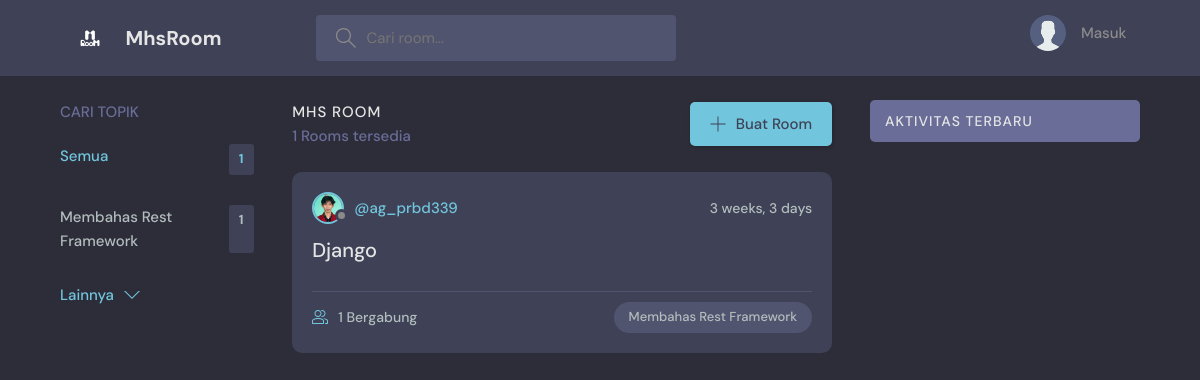
/, run on an earlier commit of the app's database.
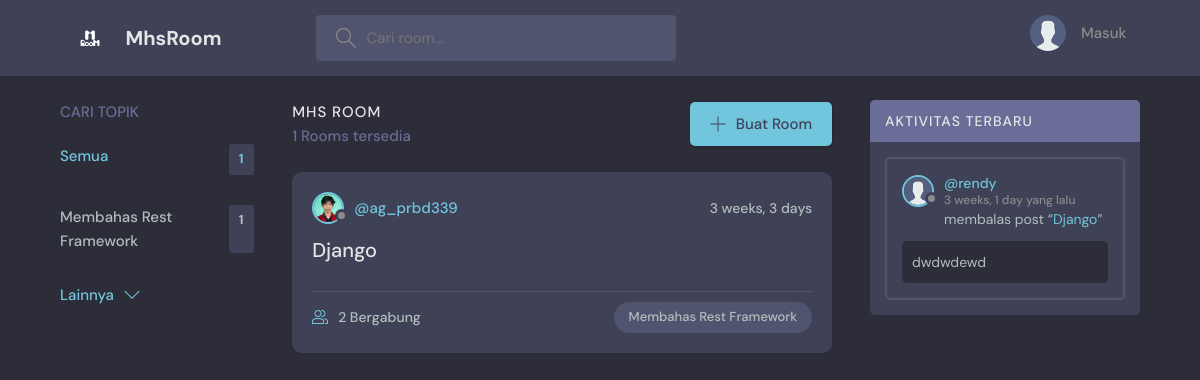
And on a later commit of the database.
### base/models.py (models this page shows, shortened)
class Topic(models.Model):
    name = models.CharField(max_length=200)

class Room(models.Model):
    host = models.ForeignKey(User, on_delete=models.SET_NULL, null=True)
    topic = models.ForeignKey(Topic, on_delete=models.SET_NULL, null=True)
    name = models.CharField(max_length=200)
    description = models.TextField(null=True, blank=True)
    participants = models.ManyToManyField(User, related_name='participants', blank=True)
    updated = models.DateTimeField(auto_now=True)
    created = models.DateTimeField(auto_now_add=True)
    class Meta:
        ordering = ['-updated', '-created']
    def __str__(self):
        return self.name

class User(AbstractUser):
    name = models.CharField(max_length=200, null=True)
    email = models.EmailField(unique=True, null=True)
    bio = models.TextField(null=True)
    avatar = models.ImageField(null=True, default="avatar.svg")
    USERNAME_FIELD = 'email'
    REQUIRED_FIELDS = []

class Message(models.Model):
    user = models.ForeignKey(User, on_delete=models.CASCADE)
    room =  models.ForeignKey(Room, on_delete=models.CASCADE)
    body = models.TextField()
    updated = models.DateTimeField(auto_now=True)
    created = models.DateTimeField(auto_now_add=True)
    class Meta:
        ordering = ['-updated', '-created']

### base/views.py (the view)
# urls.py: path('', views.home, name="home"),
def home(request):
    q = request.GET.get('q') if request.GET.get('q') != None else ''
    rooms = Room.objects.filter (
        Q(topic__name__icontains=q) |
        Q(name__icontains=q) |
        Q(description__icontains=q)
    )
    topics = Topic.objects.all()[0:5]
    room_count = rooms.count()
    room_messages = Message.objects.filter(Q(room__topic__name__icontains=q))
    context = {'rooms': rooms, 'topics': topics,
               'room_count': room_count, 'room_messages':room_messages}
    return render(request, 'base/home.html', context )

### base/templates/base/home.html (shortened to what this page needs)
{% extends 'main.html' %} {% block content %}
<main class="layout layout--3">
    <div class="container">
        {% include 'base/topics_component.html' %}
        <div class="roomList">
            <div class="roomList__header">
                <div>
                    <h2>Mhs Room</h2>
                    <p>{{ rooms.count }} Rooms tersedia</p>
                </div>
                <a class="btn btn--main" href="{% url 'create-room' %}">
                    <svg version="1.1" xmlns="http://www.w3.org/2000/svg" width="32" height="32" viewBox="0 0 32 32">
                        <title>add</title>
                        <path d="M16.943 0.943h-1.885v14.115h-14.115v1.885h14.115v14.115h1.885v-14.115h14.115v-1.885h-14.115v-14.115z"></path>
                    </svg>
                    Buat Room
                </a>
            </div>
            {% include 'base/feed_component.html' %}
        </div>
        {% include 'base/activity_component.html' %}
    </div>
</main>
{% endblock %}

### base/templates/base/topics_component.html
<div class="topics">
  <div class="topics__header">
    <h2>Cari Topik</h2>
  </div>
  <ul class="topics__list">
    <li>
      <a href="{% url 'home' %}" class="active">Semua <span>{{ topics.count }}</span></a>
    </li>
    {% for topic in topics %}
    <li>
      <a href="{% url 'home' %}?q={{ topic.name }}">{{ topic.name }}<span>{{ topic.room_set.all.count }}</span></a>
    </li>
    {% endfor %}
  </ul>
  <a class="btn btn--link" href="{% url 'topics' %}">
    Lainnya
    <svg version="1.1" xmlns="http://www.w3.org/2000/svg" width="32" height="32" viewBox="0 0 32 32">
      <title>chevron-down</title>
      <path d="M16 21l-13-13h-3l16 16 16-16h-3l-13 13z"></path>
    </svg>
  </a>
</div>

### base/templates/base/feed_component.html (shortened to what this page needs)
{% for room in rooms %}
<div class="roomListRoom">
  <div class="roomListRoom__header">
    <a href="{% url 'user-profile' room.host.id %}" class="roomListRoom__author">
      <div class="avatar avatar--small">
        <img src="{{ room.host.avatar.url }}" />
      </div>
      <span>@{{ room.host.username }}</span>
    </a>
    <div class="roomListRoom__actions">
      <span>{{ room.created|timesince }}</span>
    </div>
  </div>
  <div class="roomListRoom__content">
    <a href="{% url 'room' room.id%}">{{ room.name }}</a>
  </div>
  <div class="roomListRoom__meta">
    <a href="{% url 'room' room.id %}" class="roomListRoom__joined">
      {{ room.participants.all.count }} Bergabung
    </a>
    <p class="roomListRoom__topic">{{ room.topic.name }}</p>
  </div>
</div>
{% endfor %}

### base/templates/base/activity_component.html (shortened to what this page needs)
<div class="activities">
  <div class="activities__header">
    <h2>Aktivitas Terbaru</h2>
  </div>
  {% for message in room_messages %}
  <div class="activities__box">
    <div class="activities__boxHeader roomListRoom__header">
      <a href="{% url 'user-profile' message.user.id %}" class="roomListRoom__author">
        <div class="avatar avatar--small">
          <img src="{{ message.user.avatar.url }}" />
        </div>
        <p>
          @{{ message.user.username }}
          <span>{{ message.created|timesince }} yang lalu</span>
        </p>
      </a>
    </div>
    <div class="activities__boxContent">
      <p>membalas post “<a href="{% url 'room' message.room.id %}">{{ message.room }}</a>”</p>
      <div class="activities__boxRoomContent">{{ message.body }}</div>
    </div>
  </div>
  {% endfor %}
</div>

What changed in the data, as far as the page shows it:
computed for Room "Django": participants.all.count "1" → "2"
added Message: user.avatar (placeholder picture), user.username "rendy", created "3 weeks, 1 day", room "Django", body "dwdwdewd"
